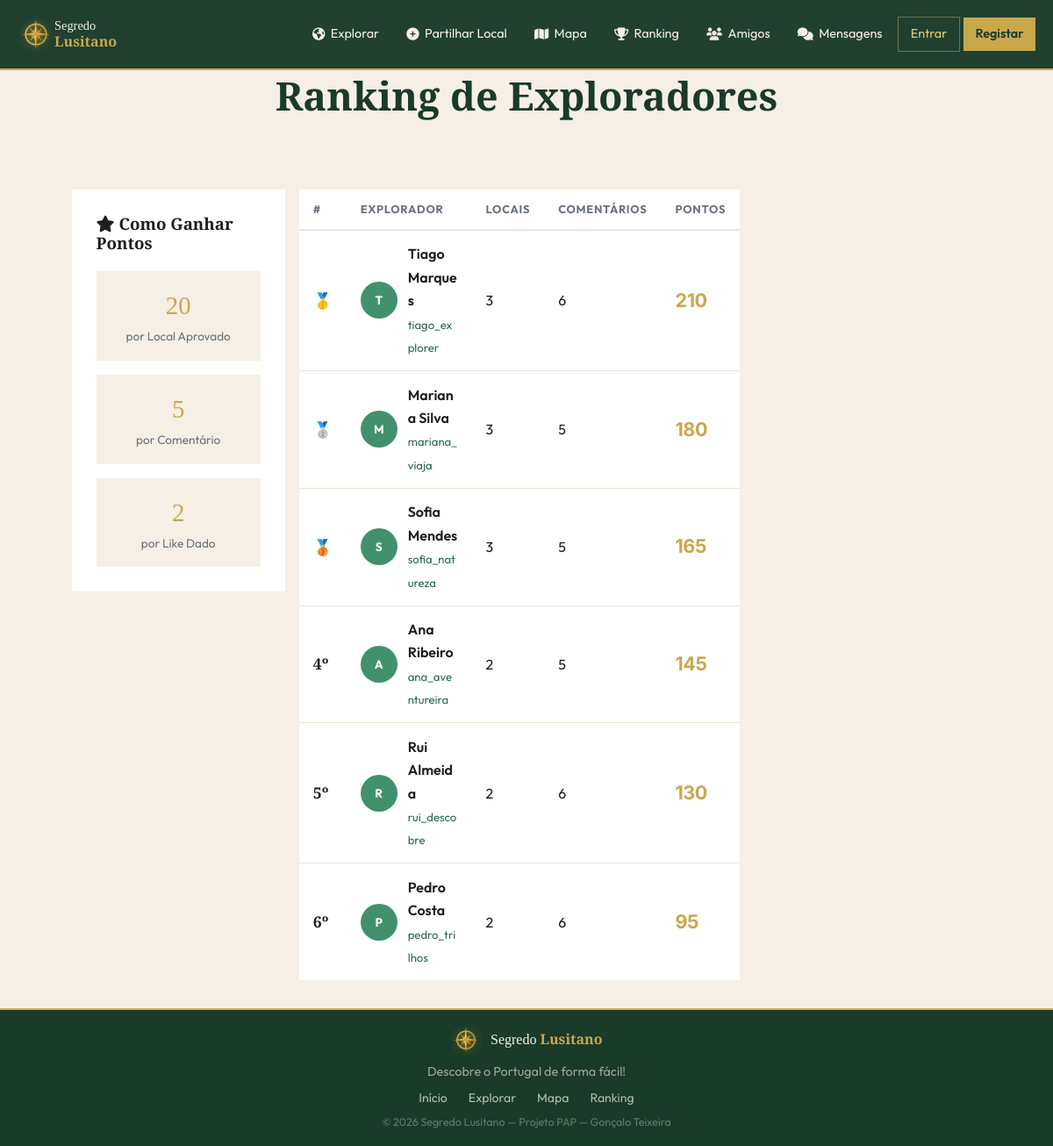
/pages/ranking.php, run on an earlier commit of the app's database.
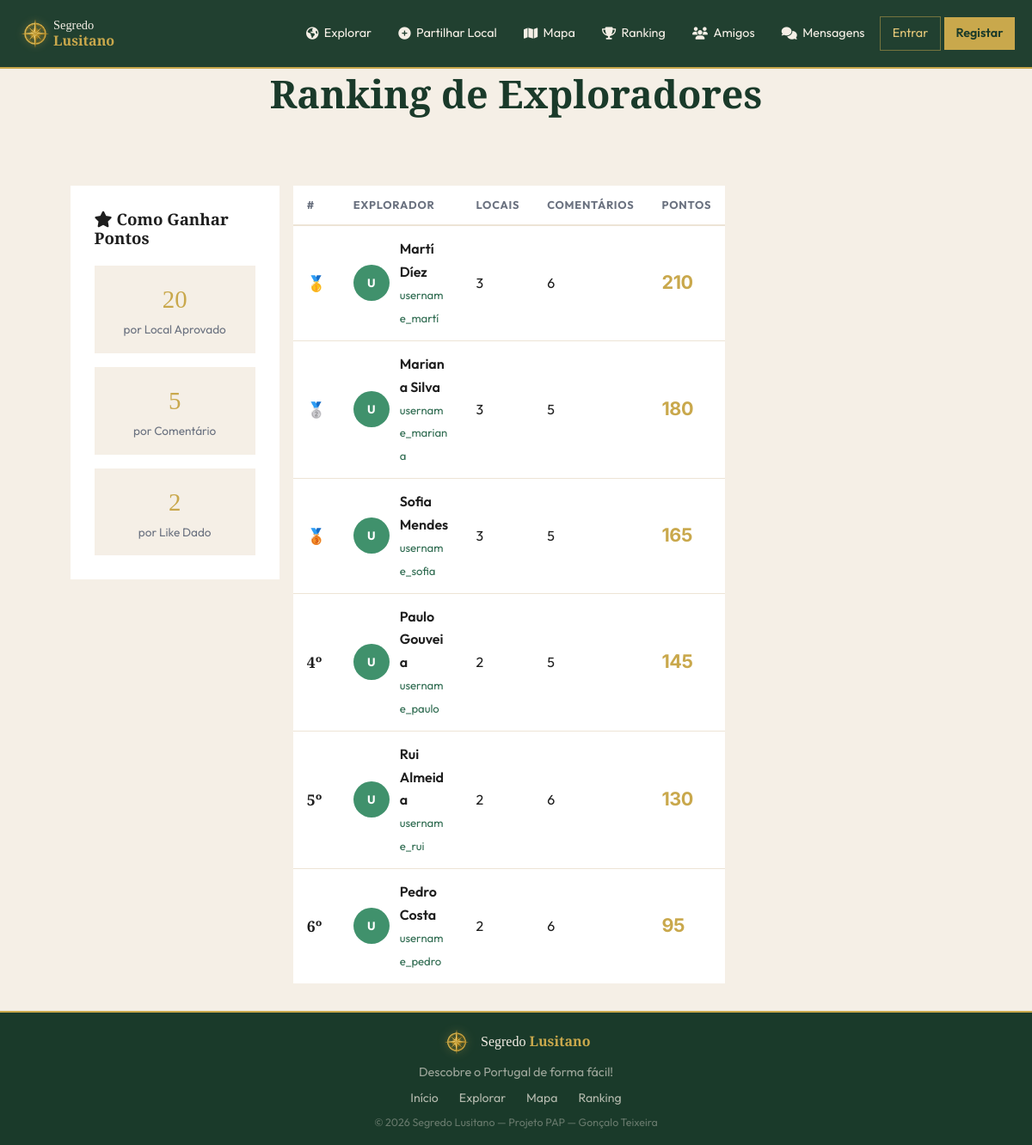
And on a later commit of the database.
### tables this page shows
CREATE TABLE utilizadores (
    id INT AUTO_INCREMENT PRIMARY KEY,
    nome VARCHAR(100) NOT NULL,
    username VARCHAR(50) NOT NULL UNIQUE,
    email VARCHAR(150) NOT NULL UNIQUE,
    password VARCHAR(255) NOT NULL,
    avatar VARCHAR(255) DEFAULT NULL,
    bio TEXT DEFAULT NULL,
    pontos INT DEFAULT 0,
    role ENUM('user','admin', '[deleted]') DEFAULT 'user',
    ativo TINYINT(1) DEFAULT 1,
    verificado TINYINT(1) DEFAULT 0,
    privado TINYINT(1) DEFAULT 0,
    tipo_auth ENUM('email','google','github') DEFAULT 'email',
    termos_aceites_em DATETIME NULL,
    criado_em DATETIME DEFAULT CURRENT_TIMESTAMP
);

### includes/auth.php (called while the page is built, shortened)
<?php
require_once __DIR__ . '/config.php';
function auth_user(): ?array {
    if (!isset($_SESSION['user_id'])) return null;
    $st = db()->prepare('SELECT * FROM utilizadores WHERE id = ? AND ativo = 1');
    $st->execute([$_SESSION['user_id']]);
    $cache = $st->fetch() ?: null;
    return $cache;
}
function h(string $s): string {
    return htmlspecialchars($s, ENT_QUOTES, 'UTF-8');
}

### includes/config.php (called while the page is built, shortened)
<?php
function db(): PDO {
    static $pdo = null;
    if ($pdo === null) {
        $dsn = 'mysql:host=' . DB_HOST . ';dbname=' . DB_NAME . ';charset=utf8mb4';
        $options = [
            PDO::ATTR_ERRMODE            => PDO::ERRMODE_EXCEPTION,
            PDO::ATTR_DEFAULT_FETCH_MODE => PDO::FETCH_ASSOC,
            PDO::ATTR_EMULATE_PREPARES   => false,
        ];
        $pdo = new PDO($dsn, DB_USER, DB_PASS, $options);
    }
    return $pdo;
}

### includes/functions.php (called while the page is built, shortened)
<?php
require_once __DIR__ . '/config.php';
require_once __DIR__ . '/auth.php';
function get_ranking(int $limite = 10): array {
    $st = db()->prepare(
        'SELECT u.id, u.username, u.nome, u.avatar, u.pontos,
                (SELECT COUNT(*) FROM locais WHERE utilizador_id = u.id AND estado = "aprovado") AS total_locais,
                (SELECT COUNT(*) FROM comentarios WHERE utilizador_id = u.id) AS total_comentarios
         FROM utilizadores u WHERE u.ativo = 1 AND u.role = "user" AND u.pontos > 0
         ORDER BY u.pontos DESC LIMIT ?'
    );
    $st->execute([$limite]);
    return $st->fetchAll();
}

### pages/ranking.php (the view, shortened to what this page needs)
<?php
require_once dirname(__DIR__) . '/includes/functions.php';
$ranking    = get_ranking(50);
include dirname(__DIR__) . '/includes/header.php';
?>
<div class="page-content">
<section class="section">
  <div class="container" style="max-width:90%;">
    <div class="section-header">
      <h2>Ranking de Exploradores</h2>
    </div>
    <div>
      <div class="row">
        <div class="col-12 col-lg-3">
          <div style="background:var(--branco); border-radius:var(--radius-lg); padding:1.75rem; margin-top:2rem;">
            <h3 style="margin-bottom:1.25rem;"><i class="fas fa-star"></i> Como Ganhar Pontos</h3>
            <div style="display:flex; flex-direction:column; gap:1rem;">
              <div style="padding:1rem; background:var(--creme); border-radius:var(--radius); text-align:center;">
                <div style="font-size:1.8rem; color:var(--dourado); font-family:'Playfair Display',serif;"><?= PONTOS_LOCAL ?></div>
                <div style="font-size:.85rem; color:var(--texto-muted);">por Local Aprovado</div>
              </div>
              <div style="padding:1rem; background:var(--creme); border-radius:var(--radius); text-align:center;">
                <div style="font-size:1.8rem; color:var(--dourado); font-family:'Playfair Display',serif;"><?= PONTOS_COMENTARIO ?></div>
                <div style="font-size:.85rem; color:var(--texto-muted);">por Comentário</div>
              </div>
              <div style="padding:1rem; background:var(--creme); border-radius:var(--radius); text-align:center;">
                <div style="font-size:1.8rem; color:var(--dourado); font-family:'Playfair Display',serif;"><?= PONTOS_LIKE ?></div>
                <div style="font-size:.85rem; color:var(--texto-muted);">por Like Dado</div>
              </div>
            </div>
          </div>
        </div>
        <div class="col-12 col-lg-6">
          <div style="background:var(--branco); border-radius:var(--radius-lg); overflow:hidden; margin-top:2rem; margin-left:auto; margin-right:auto;">
            <table class="ranking-table">
              <thead>
                <tr>
                  <th>#</th>
                  <th>Explorador</th>
                  <th>Locais</th>
                  <th>Comentários</th>
                  <th>Pontos</th>
                </tr>
              </thead>
              <tbody>
                <?php foreach ($ranking as $i => $u): ?>
                <tr>
                  <td>
                    <span class="rank-pos rank-<?= $i+1 <= 3 ? ($i+1) : '' ?>">
                      <?php if ($i === 0): ?>🥇
                      <?php elseif ($i === 1): ?>🥈
                      <?php elseif ($i === 2): ?>🥉
                      <?php else: echo ($i+1) . 'º'; ?>
                      <?php endif; ?>
                    </span>
                  </td>
                  <td>
                    <div class="rank-user">
                      <div class="rank-avatar">
                        <?php if (!empty($u['avatar'])): ?>
                          <img src="<?= SITE_URL ?>/uploads/locais/<?= h($u['avatar']) ?>" alt="<?= h($u['nome']) ?>">
                        <?php else: ?>
                          <?= mb_strtoupper(mb_substr($u['username'],0,1)) ?>
                        <?php endif; ?>
                      </div>
                      <div class="rank-user-info">
                        <div style="font-weight:600;"><?= h($u['nome']) ?></div>
                        <a href="<?= SITE_URL ?>/pages/perfil.php?id=<?= $u['id'] ?>"
                          style="color:var(--verde); font-size:.82rem;"><?= h($u['username']) ?></a>
                      </div>
                    </div>
                  </td>
                  <td><?= (int)$u['total_locais'] ?></td>
                  <td><?= (int)$u['total_comentarios'] ?></td>
                  <td><span class="rank-pontos"><?= number_format($u['pontos']) ?></span></td>
                </tr>
                <?php endforeach; ?>
              </tbody>
            </table>
          </div>
        </div>
        <div class="col-12 col-lg-3"></div>
      </div>
    </div>
  </div>
</section>
</div>
<?php include dirname(__DIR__) . '/includes/footer.php'; ?>

### includes/header.php (shortened to what this page needs)
<?php
require_once dirname(__DIR__) . '/includes/auth.php';
$user = auth_user();
?>
<!DOCTYPE html>
<html lang="pt">
<head>
<link rel="stylesheet" href="https://cdnjs.cloudflare.com/ajax/libs/font-awesome/6.5.0/css/all.min.css">
<link rel="stylesheet" href="https://unpkg.com/leaflet@1.9.4/dist/leaflet.css">
<link rel="stylesheet" href="<?= SITE_URL ?>/assets/css/bootstrap.min.css?v=<?= filemtime(dirname(__DIR__).'/assets/css/bootstrap.min.css') ?>">
<link rel="stylesheet" href="<?= SITE_URL ?>/assets/css/style.css?v=<?= filemtime(dirname(__DIR__).'/assets/css/style.css') ?>">
</head>
<body>
<nav class="navbar" id="navbar">
  <div class="nav-inner">
    <a href="<?= SITE_URL ?>/index.php" class="nav-logo">
      <img src="<?= SITE_URL ?>/assets/images/logo_icon.png" alt="Segredo Lusitano" class="nav-logo-img" style="height:42px;width:42px;max-height:42px;max-width:42px;object-fit:contain;display:block;">
      <span style="font-family:'Playfair Display',serif;color:var(--creme);line-height:1.2;font-size:.9rem;">Segredo<br><strong style="color:var(--dourado);font-size:1rem;">Lusitano</strong></span>
    </a>
    <ul class="nav-links" id="nav-links">
      <li><a href="<?= SITE_URL ?>/pages/explorar.php"><i class="fa-solid fa-earth-americas"></i> Explorar</a></li>
      <li><a href="<?= SITE_URL ?>/pages/local_novo.php"><i class="fas fa-plus-circle"></i> Partilhar Local</a></li>
      <li><a href="<?= SITE_URL ?>/pages/mapa.php"><i class="fas fa-map"></i> Mapa</a></li>
      <li><a href="<?= SITE_URL ?>/pages/ranking.php"><i class="fas fa-trophy"></i> Ranking</a></li>
      <li><a href="<?= $user ? SITE_URL . '/pages/feed.php' : SITE_URL . '/pages/login.php' ?>"><i class="fas fa-users"></i> Amigos</a></li>
      <li>
        <a href="<?= $user ? SITE_URL . '/pages/mensagens.php' : SITE_URL . '/pages/login.php' ?>" style="position:relative;">
          <i class="fas fa-comments"></i> Mensagens
        </a>
      </li>
      <?php if ($user): ?>
        <?php if (is_admin()): ?>
        <li><a href="<?= SITE_URL ?>/admin/index.php"><i class="fas fa-shield-alt"></i> Administração</a></li>
        <?php endif; ?>
        <li>
          <a href="<?= SITE_URL ?>/pages/perfil.php" class="nav-profile-link">
            <?php if ($user['avatar']): ?>
              <img src="<?= SITE_URL ?>/uploads/locais/<?= h($user['avatar']) ?>" alt="" class="nav-avatar">
            <?php else: ?>
              <span class="nav-avatar-placeholder"><?= mb_strtoupper(mb_substr($user['username'],0,1)) ?></span>
            <?php endif; ?>
            <?= h($user['username']) ?>
          </a>
        </li>
        <li>
          <a href="<?= SITE_URL ?>/pages/logout.php" class="btn-nav-sair">
            <i class="fas fa-sign-out-alt"></i> Sair
          </a>
        </li>
      <?php else: ?>
        <li><a href="<?= SITE_URL ?>/pages/login.php" class="btn-nav-login">Entrar</a></li>
        <li><a href="<?= SITE_URL ?>/pages/registo.php" class="btn-nav-register">Registar</a></li>
      <?php endif; ?>
    </ul>
  </div>
</nav>

### includes/footer.php (shortened to what this page needs)
<footer class="site-footer">
  <div class="footer-inner">
    <div class="footer-brand">
      <img src="<?= SITE_URL ?>/assets/images/logo_icon.png" alt="Segredo Lusitano" style="height:36px;width:36px;object-fit:contain;filter:drop-shadow(0 0 6px rgba(201,168,76,.4));">
      <span style="font-family:'Playfair Display',serif;color:var(--creme);font-size:1rem;">Segredo <strong style="color:var(--dourado);">Lusitano</strong></span>
    </div>
    <p class="footer-tagline">Descobre o Portugal de forma fácil!</p>
    <nav class="footer-links">
      <a href="<?= SITE_URL ?>/index.php">Início</a>
      <a href="<?= SITE_URL ?>/pages/explorar.php">Explorar</a>
      <a href="<?= SITE_URL ?>/pages/mapa.php">Mapa</a>
      <a href="<?= SITE_URL ?>/pages/ranking.php">Ranking</a>
    </nav>
    <p class="footer-copy">&copy; <?= date('Y') ?> Segredo Lusitano &mdash; Projeto PAP &mdash; Gonçalo Teixeira</p>
  </div>
</footer>
</body>
</html>

What changed in the data, as far as the page shows it:
changed utilizadores: username "T" → "U"; nome "Tiago Marques" → "Martí Díez"; username "tiago_explorer" → "username_martí"
changed utilizadores "Mariana Silva": username "M" → "U"; username "mariana_viaja" → "username_mariana"
changed utilizadores "Sofia Mendes": username "S" → "U"; username "sofia_natureza" → "username_sofia"
changed utilizadores: username "A" → "U"; nome "Ana Ribeiro" → "Paulo Gouveia"; username "ana_aventureira" → "username_paulo"
changed utilizadores "Rui Almeida": username "R" → "U"; username "rui_descobre" → "username_rui"
changed utilizadores "Pedro Costa": username "P" → "U"; username "pedro_trilhos" → "username_pedro"
